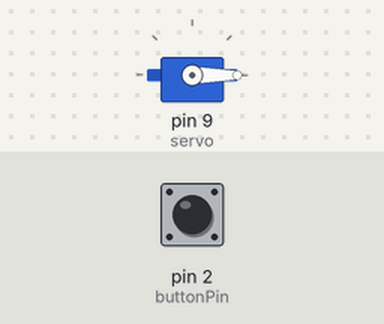
This sketch was run on a simulated Arduino Uno, built with avr-gcc and run on an emulated ATmega328P. Shown: servo. The inputs (shaded band) are chosen by the test bench; at power-on: pin 2 (buttonPin) LOW.

Above: at 1.2 s.
1.3 s: pin 2 (buttonPin) pulled HIGH for 0.15 s
At 1.9 s:
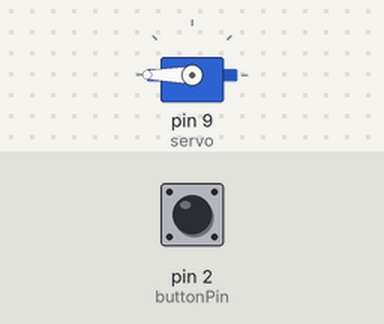
2.9 s: pin 2 (buttonPin) pulled HIGH for 1 s
At 4.3 s:
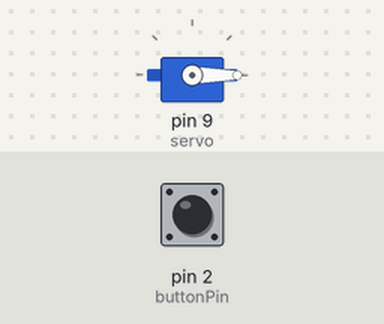
5.4 s: pin 2 (buttonPin) pulled HIGH for 3.2 s
At 6.2 s:
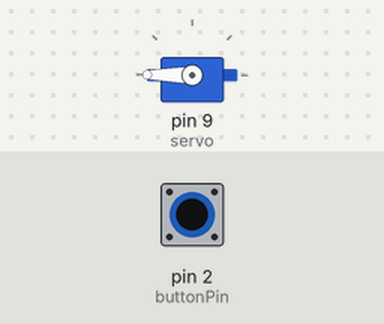
Timing chart, 0 to 8.4 s (numbered marks = the images above; inputs shaded):
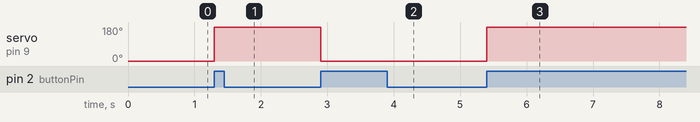

Measured:
- after the input at 1.3 s, servo on pin 9 (servo): 0° → 180° at once
- after the input at 2.9 s, servo on pin 9 (servo): 180° → 0° at once
- after the input at 5.4 s, servo on pin 9 (servo): 0° → 180° at once

The sketch:

Servo_Test.ino
```cpp
#include <Servo.h>

Servo servo;
bool buttonLastPressed=false;
const int buttonPin = 2;
int state=0;
int buttonState=0;
void setup()
{
  pinMode(buttonPin, INPUT);
  servo.attach(9);
  servo.write(0);  // set servo to mid-point
}

void loop() {
  buttonState = digitalRead(buttonPin);
  state = servo.read();
  if(buttonState==HIGH && buttonLastPressed == false){
    servo.attach(9);
    if(state == 180){
      servo.write(0);
      delay(1000);
    }
    else if(state == 0){
      servo.write(180);
      delay(1000);
    }
    buttonLastPressed = true;
  }
  else if(buttonState == LOW && buttonLastPressed == true){
    buttonLastPressed = false;
  }
  else if(buttonState == LOW && buttonLastPressed == false && (servo.read()==180 || servo.read() == 0)){
    servo.detach();
  }

  }
```
